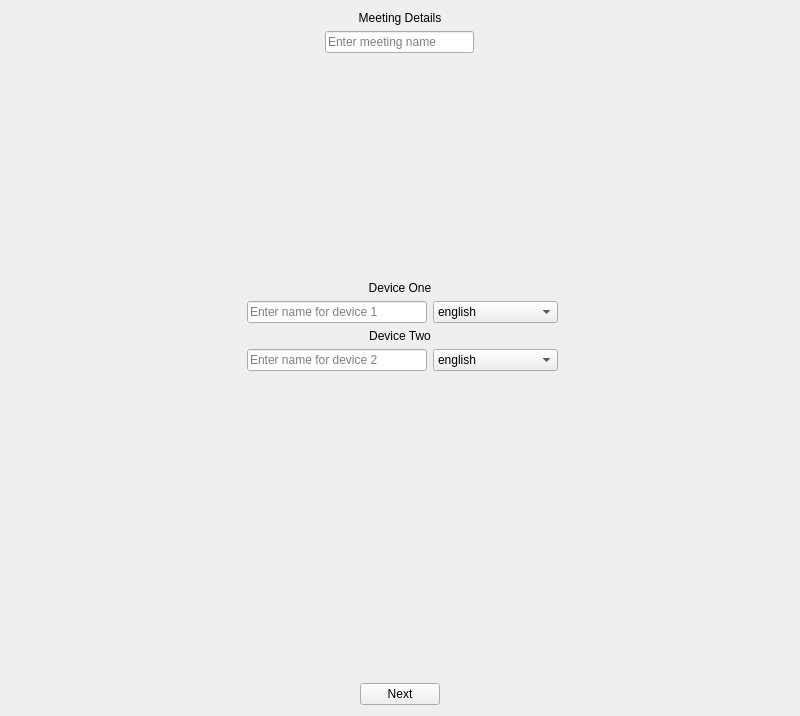
<?xml version="1.0" encoding="UTF-8"?>
<ui version="4.0">
 <class>Form</class>
 <widget class="QWidget" name="Form">
  <property name="geometry">
   <rect>
    <x>0</x>
    <y>0</y>
    <width>800</width>
    <height>716</height>
   </rect>
  </property>
  <property name="windowTitle">
   <string>Form</string>
  </property>
  <layout class="QVBoxLayout" name="verticalLayout" stretch="0,0,0,0,0">
   <item>
    <widget class="QLabel" name="screen_label">
     <property name="sizePolicy">
      <sizepolicy hsizetype="Preferred" vsizetype="Minimum">
       <horstretch>0</horstretch>
       <verstretch>0</verstretch>
      </sizepolicy>
     </property>
     <property name="text">
      <string>Meeting Details</string>
     </property>
     <property name="alignment">
      <set>Qt::AlignCenter</set>
     </property>
    </widget>
   </item>
   <item>
    <layout class="QHBoxLayout" name="horizontalLayout_2" stretch="0">
     <item>
      <widget class="QLineEdit" name="meeting_name">
       <property name="sizePolicy">
        <sizepolicy hsizetype="Fixed" vsizetype="Fixed">
         <horstretch>0</horstretch>
         <verstretch>0</verstretch>
        </sizepolicy>
       </property>
       <property name="minimumSize">
        <size>
         <width>149</width>
         <height>0</height>
        </size>
       </property>
       <property name="placeholderText">
        <string>Enter meeting name</string>
       </property>
      </widget>
     </item>
    </layout>
   </item>
   <item>
    <layout class="QVBoxLayout" name="verticalLayout_2" stretch="0,0">
     <property name="topMargin">
      <number>222</number>
     </property>
     <property name="bottomMargin">
      <number>0</number>
     </property>
     <item>
      <widget class="QLabel" name="device1">
       <property name="text">
        <string>Device One</string>
       </property>
       <property name="alignment">
        <set>Qt::AlignCenter</set>
       </property>
      </widget>
     </item>
     <item>
      <layout class="QFormLayout" name="formLayout">
       <property name="fieldGrowthPolicy">
        <enum>QFormLayout::AllNonFixedFieldsGrow</enum>
       </property>
       <property name="formAlignment">
        <set>Qt::AlignHCenter|Qt::AlignTop</set>
       </property>
       <property name="topMargin">
        <number>0</number>
       </property>
       <property name="bottomMargin">
        <number>0</number>
       </property>
       <item row="0" column="0">
        <widget class="QLineEdit" name="lineEdit">
         <property name="sizePolicy">
          <sizepolicy hsizetype="Expanding" vsizetype="Fixed">
           <horstretch>0</horstretch>
           <verstretch>0</verstretch>
          </sizepolicy>
         </property>
         <property name="minimumSize">
          <size>
           <width>180</width>
           <height>0</height>
          </size>
         </property>
         <property name="placeholderText">
          <string>Enter name for device 1</string>
         </property>
        </widget>
       </item>
       <item row="0" column="1">
        <widget class="QComboBox" name="comboBox">
         <property name="sizePolicy">
          <sizepolicy hsizetype="Maximum" vsizetype="Fixed">
           <horstretch>0</horstretch>
           <verstretch>0</verstretch>
          </sizepolicy>
         </property>
         <item>
          <property name="text">
           <string>english</string>
          </property>
         </item>
         <item>
          <property name="text">
           <string>mandarin</string>
          </property>
         </item>
         <item>
          <property name="text">
           <string>english-mandarin</string>
          </property>
         </item>
         <item>
          <property name="text">
           <string>english-malay</string>
          </property>
         </item>
        </widget>
       </item>
      </layout>
     </item>
    </layout>
   </item>
   <item>
    <layout class="QVBoxLayout" name="verticalLayout_3" stretch="0,1">
     <property name="bottomMargin">
      <number>102</number>
     </property>
     <item>
      <widget class="QLabel" name="device2">
       <property name="text">
        <string>Device Two</string>
       </property>
       <property name="alignment">
        <set>Qt::AlignCenter</set>
       </property>
      </widget>
     </item>
     <item>
      <layout class="QFormLayout" name="formLayout_2">
       <property name="formAlignment">
        <set>Qt::AlignHCenter|Qt::AlignTop</set>
       </property>
       <item row="0" column="0">
        <widget class="QLineEdit" name="lineEdit_3">
         <property name="sizePolicy">
          <sizepolicy hsizetype="Expanding" vsizetype="Fixed">
           <horstretch>0</horstretch>
           <verstretch>0</verstretch>
          </sizepolicy>
         </property>
         <property name="minimumSize">
          <size>
           <width>180</width>
           <height>0</height>
          </size>
         </property>
         <property name="text">
          <string/>
         </property>
         <property name="placeholderText">
          <string>Enter name for device 2</string>
         </property>
        </widget>
       </item>
       <item row="0" column="1">
        <widget class="QComboBox" name="comboBox_2">
         <property name="sizePolicy">
          <sizepolicy hsizetype="Maximum" vsizetype="Fixed">
           <horstretch>0</horstretch>
           <verstretch>0</verstretch>
          </sizepolicy>
         </property>
         <item>
          <property name="text">
           <string>english</string>
          </property>
         </item>
         <item>
          <property name="text">
           <string>mandarin</string>
          </property>
         </item>
         <item>
          <property name="text">
           <string>english-mandarin</string>
          </property>
         </item>
         <item>
          <property name="text">
           <string>english-malay</string>
          </property>
         </item>
        </widget>
       </item>
      </layout>
     </item>
    </layout>
   </item>
   <item>
    <layout class="QHBoxLayout" name="horizontalLayout">
     <item>
      <widget class="QPushButton" name="pushButton">
       <property name="sizePolicy">
        <sizepolicy hsizetype="Fixed" vsizetype="Fixed">
         <horstretch>0</horstretch>
         <verstretch>0</verstretch>
        </sizepolicy>
       </property>
       <property name="text">
        <string>Next</string>
       </property>
      </widget>
     </item>
    </layout>
   </item>
  </layout>
 </widget>
 <resources/>
 <connections/>
</ui>
